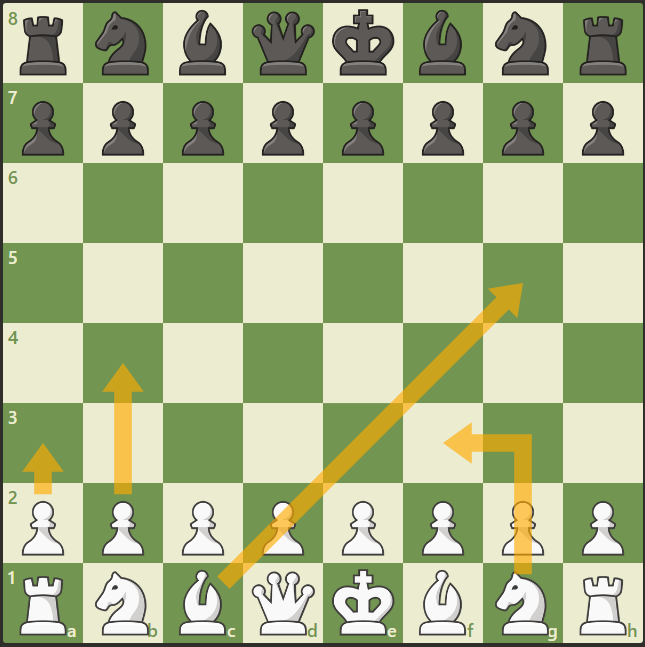
#> input picture assets/chesscom-arrows.png, 645 x 647 px
$ python measure_arrow_reference.py
#> lines starting #> are read from the running program, lines starting #| are printed output that depends on the picture
import json
from pathlib import Path

from PIL import Image

ROOT = Path(__file__).resolve().parents[1]
OUT = ROOT / "_bmad-output/implementation-artifacts/recommendation-arrows"


def main():
    OUT.mkdir(parents=True, exist_ok=True)
    image = Image.open(ROOT / "assets/chesscom-arrows.png").convert("RGB")
#> image is the input picture: PIL image 645x647 RGB; mean R, G, B 169.9, 182, 139
    dark, light = image.getpixel((10, 440)), image.getpixel((10, 490))
#> dark = (115, 149, 82); light = (235, 236, 208)
    orange_dark, orange_light = image.getpixel((43, 480)), image.getpixel((43, 490))
#> orange_dark = (204, 163, 29); orange_light = (248, 194, 75)
    native = (255, 170, 0)
    def alpha(background, observed):
        vector = [a-b for a,b in zip(native, background)]
        return sum(v*(o-b) for v,o,b in zip(vector,observed,background))/sum(v*v for v in vector)
    def mask(x,y):
#> called with x = 20, y = 400
        background=light if ((x-3)//80+(y-3)//80)%2==0 else dark
#> background = (235, 236, 208)
        pixel=image.getpixel((x,y))
#> pixel = (235, 236, 208)
        opacity=alpha(background,pixel)
#> in alpha, `vector = [a-b for a,b in zip(native, background)]`: vector = [20, -66, -208]
#> opacity = 0
        residual=max(abs(o-(b+opacity*(a-b))) for o,b,a in zip(pixel,background,native))
#> residual = 0
        return opacity>0.03 and residual<3
    runs={y:[x for x in range(20,66) if mask(x,y)] for y in range(400,500)}
#> runs = 100 items
    tip=min(y for y,pixels in runs.items() if pixels)
#> tip = 443
    tail=max(y for y,pixels in runs.items() if pixels)
#> tail = 494
    shaft=len(runs[480])
#> shaft = 18
    head=max(map(len,runs.values()))
#> head = 42
    head_base=max(y for y,pixels in runs.items() if len(pixels)>shaft)
#> head_base = 471
    head_length=head_base-tip+1
#> head_length = 29
    tail_inset=523-tail
#> tail_inset = 29
    report = {
        "image": list(image.size), "squarePx":80,
        "boardBounds":[3,3,643,643],
        "measurementMethod":"Full-coverage color runs, with antialias edge uncertainty +/-1 px; board grid repeats every 80 px.",
        "shaftIncludingAntialiasPx":shaft,
        "headIncludingAntialiasPx":head,
        "headLengthPx":head_length, "tailInsetPx":tail_inset,
        "normalized":{"shaft":shaft/80,"headWidth":head/80,"headLength":head_length/80,"tailInset":tail_inset/80},
        "colors":{"dark":dark,"light":light,"overDark":orange_dark,"overLight":orange_light,"nativeOrange":native},
        "alphaDark":alpha(dark,orange_dark),"alphaLight":alpha(light,orange_light),
    }
    (OUT/"reference-measurements.json").write_text(json.dumps(report,indent=2),encoding="utf8")
    before = Image.open(ROOT/"assets/thinker-arrow-before.png").convert("RGB")
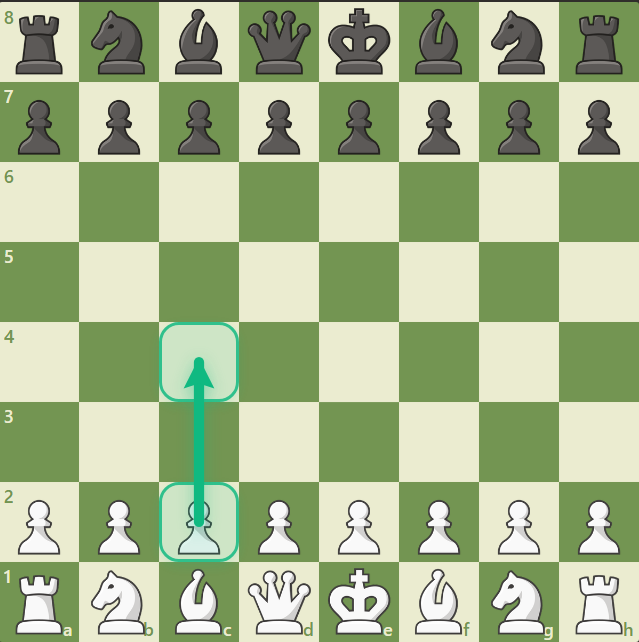
#> input picture assets/thinker-arrow-before.png, 639 x 642 px
#> before is the input picture: PIL image 639x642 RGB; mean R, G, B 167.1, 183.9, 142.7
    board = Image.new("RGB",(640,640))
#> board: PIL image 640x640 RGB; every value is 0
    for row in range(8):
        for col in range(8):
            tile=Image.new("RGB",(80,80), light if (row+col)%2==0 else dark)
            if row in (0,1,6,7):
                sample_col=col if row!=6 else (0 if col%2==0 else 1)
                if row==6:
                    piece=before.crop((sample_col*80+16,row*80+2,sample_col*80+70,row*80+76))
                    tile.paste(piece,(16,0))
                else:
                    tile=before.crop((col*80,row*80+2,col*80+80,row*80+82))
            board.paste(tile,(col*80,row*80))
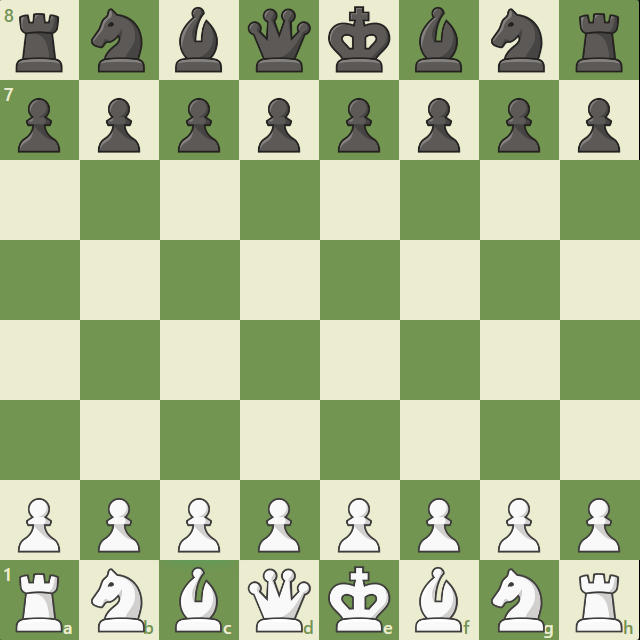
#> board: PIL image 640x640 RGB; mean R, G, B 169.8, 184.6, 143.7
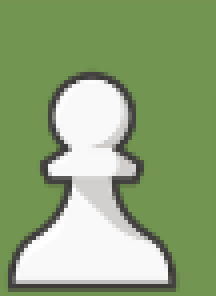
#> piece: PIL image 54x74 RGB (shown 4 times larger); mean R, G, B 143.2, 165.5, 121.1
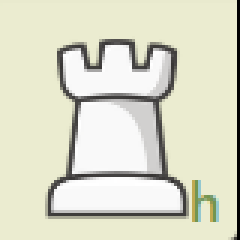
#> tile: PIL image 80x80 RGB (shown 3 times larger); mean R, G, B 219.5, 220.2, 201.3
    board.save(OUT/"initial-board.png")
    flipped=Image.new("RGB",(640,640))
    for row in range(8):
        for col in range(8):
            flipped.paste(board.crop((col*80,row*80,(col+1)*80,(row+1)*80)),((7-col)*80,(7-row)*80))
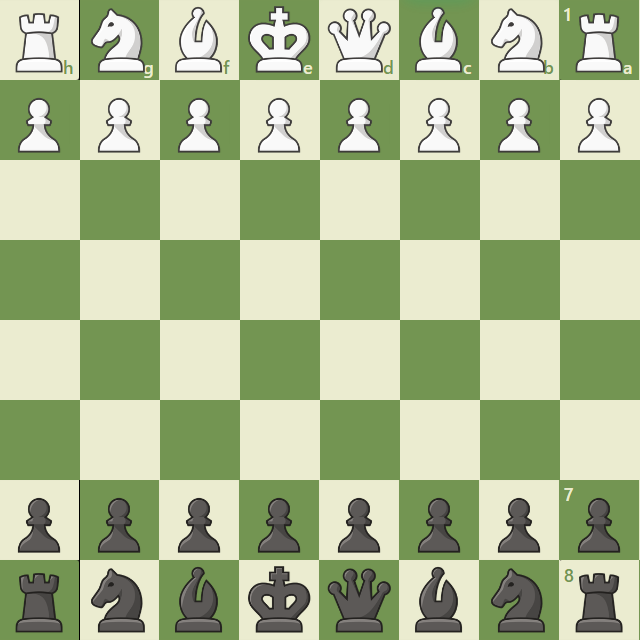
#> flipped: PIL image 640x640 RGB; mean R, G, B 169.8, 184.6, 143.7
    flipped.save(OUT/"initial-board-black.png")
    print(json.dumps(report,indent=2))
#> (printed output is left out)


if __name__ == "__main__":
    main()
